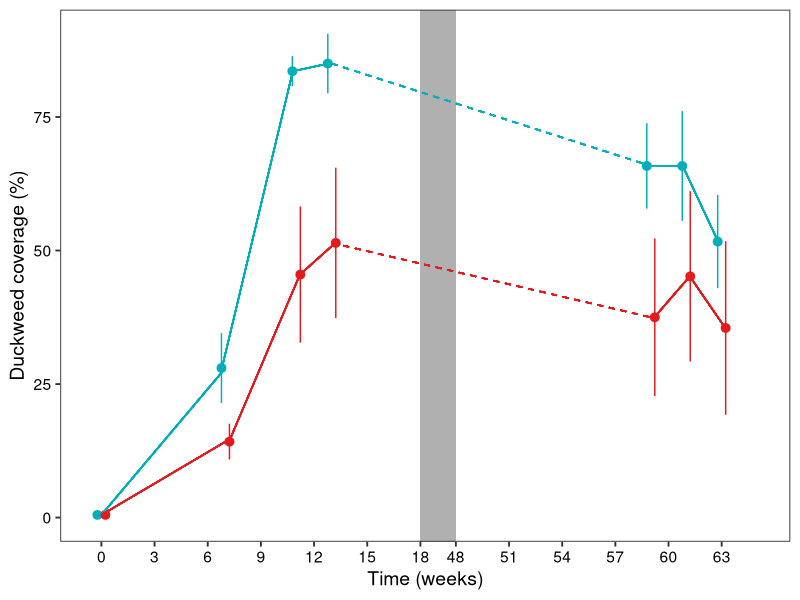

Write the R code that produced this figure.
## ---- chunk 1
library(dplyr)
library(ggplot2)
library(lme4)
library(car)
library(plotrix)
## ---- chunk 2
df <- read.table("duckweedcoverage.txt", sep = "\t", header = TRUE)

mdata.plot <- df %>%
  group_by(year, timepoint, treatment) %>%
  summarise(
    coverage_av = mean(surface_coverage),
    coverage_se = std.error(surface_coverage),
    .groups = 'drop'
  )

## ---- chunk 3
transform_x <- function(x) {
  ifelse(x < 18, x, 
         ifelse(x >= 18 & x <= 48, 18 + (x - 18) / 15, 
                18 + (48 - 18) / 15 + (x - 48) * 1))
}                          
## ---- chunk 4
# Precompute fixed values
control_start_coverage <- mdata.plot$coverage_av[mdata.plot$treatment == "Control" & mdata.plot$timepoint == 0]
control_end_coverage <- mdata.plot$coverage_av[mdata.plot$treatment == "Control" & mdata.plot$timepoint == 7]
herbivory_start_coverage <- mdata.plot$coverage_av[mdata.plot$treatment == "Herbivory" & mdata.plot$timepoint == 0]
herbivory_end_coverage <- mdata.plot$coverage_av[mdata.plot$treatment == "Herbivory" & mdata.plot$timepoint == 7]

px1 <- ggplot(mdata.plot, aes(x = transform_x(timepoint), y = coverage_av, color = treatment)) +
  theme_bw(base_size = 14) +
  geom_pointrange(aes(ymin = coverage_av - coverage_se, ymax = coverage_av + coverage_se), position = position_dodge(0.9)) +
  theme(axis.title.x = element_text(color = "black"),
        axis.text.x = element_text(color = "black"),
        axis.text.y = element_text(color = "black"),
        axis.title.y = element_text(color = "black"),
        panel.grid = element_blank(),
        legend.position = "none",
        plot.title = element_text(hjust = 0.5)) +
  scale_color_manual(name = "Legend", values = c("#00afbb", "#e41a1c"),
                     labels = c("Control", "Herbivory"),
                     breaks = c("Control", "Herbivory")) +
  scale_x_continuous(
    breaks = transform_x(c(0, 3, 6, 9, 12, 15, 18, 48, 51, 54, 57, 60, 63)),
    labels = c("0", "3", "6", "9", "12", "15", "18", "48", "51", "54", "57", "60", "63")
  ) +
  expand_limits(x = c(0, transform_x(65)), y = 0) +
  geom_rect(aes(xmin = transform_x(18), xmax = transform_x(48), ymin = -Inf, ymax = Inf),
            fill = "#B0B0B0", color = "transparent", inherit.aes = FALSE) +
  geom_segment(aes(x = transform_x(0), xend = transform_x(7),
                   y = control_start_coverage,
                   yend = control_end_coverage),
               color = "#00afbb") +
  geom_segment(aes(x = transform_x(0), xend = transform_x(7),
                   y = herbivory_start_coverage,
                   yend = herbivory_end_coverage),
               color = "#e41a1c") +
  geom_segment(data = mdata.plot,
               aes(x = transform_x(7) - 0.2, xend = transform_x(11) - 0.2,
                   y = coverage_av[treatment == "Control" & timepoint == 7],
                   yend = coverage_av[treatment == "Control" & timepoint == 11]),
               color = "#00afbb") +
  geom_segment(data = mdata.plot,
               aes(x = transform_x(11) - 0.2, xend = transform_x(13) - 0.2,
                   y = coverage_av[treatment == "Control" & timepoint == 11],
                   yend = coverage_av[treatment == "Control" & timepoint == 13]),
               color = "#00afbb") +
  geom_segment(data = mdata.plot,
               aes(x = transform_x(7) + 0.2, xend = transform_x(11) + 0.2,
                   y = coverage_av[treatment == "Herbivory" & timepoint == 7],
                   yend = coverage_av[treatment == "Herbivory" & timepoint == 11]),
               color = "#e41a1c") +
  geom_segment(data = mdata.plot,
               aes(x = transform_x(11) + 0.2, xend = transform_x(13) + 0.2,
                   y = coverage_av[treatment == "Herbivory" & timepoint == 11],
                   yend = coverage_av[treatment == "Herbivory" & timepoint == 13]),
               color = "#e41a1c") +
  geom_segment(aes(x = transform_x(13), xend = transform_x(59),
                   y = coverage_av[mdata.plot$treatment == "Control" & mdata.plot$timepoint == 13],
                   yend = coverage_av[mdata.plot$treatment == "Control" & mdata.plot$timepoint == 59]),
               color = "#00afbb", linetype = "dashed") +
  geom_segment(aes(x = transform_x(13), xend = transform_x(59),
                   y = coverage_av[mdata.plot$treatment == "Herbivory" & mdata.plot$timepoint == 13],
                   yend = coverage_av[mdata.plot$treatment == "Herbivory" & mdata.plot$timepoint == 59]),
               color = "#e41a1c", linetype = "dashed") +
  geom_segment(data = mdata.plot,
               aes(x = transform_x(59) - 0.2, xend = transform_x(61) - 0.2,
                   y = coverage_av[treatment == "Control" & timepoint == 59],
                   yend = coverage_av[treatment == "Control" & timepoint == 61]),
               color = "#00afbb") +
  geom_segment(data = mdata.plot,
               aes(x = transform_x(61) - 0.2, xend = transform_x(63) - 0.2,
                   y = coverage_av[treatment == "Control" & timepoint == 61],
                   yend = coverage_av[treatment == "Control" & timepoint == 63]),
               color = "#00afbb") +
  geom_segment(data = mdata.plot,
               aes(x = transform_x(59) + 0.2, xend = transform_x(61) + 0.2,
                   y = coverage_av[treatment == "Herbivory" & timepoint == 59],
                   yend = coverage_av[treatment == "Herbivory" & timepoint == 61]),
               color = "#e41a1c") +
  geom_segment(data = mdata.plot,
               aes(x = transform_x(61) + 0.2, xend = transform_x(63) + 0.2,
                   y = coverage_av[treatment == "Herbivory" & timepoint == 61],
                   yend = coverage_av[treatment == "Herbivory" & timepoint == 63]),
               color = "#e41a1c") +
  labs(x = "Time (weeks)", y = "Duckweed coverage (%)")

px1
## ---- chunk 5
df1 <- df %>%
  filter(timepoint %in% c(7, 11, 13))

model <- lmer(surface_coverage ~ treatment + (timepoint|pond), data = df1)
Anova(model, test = "F")
## ---- chunk 6
df2 <- df %>%
  filter(timepoint %in% c(59, 61, 63))

model <- lmer(surface_coverage ~ treatment + (timepoint|pond), data = df2)
Anova(model, test = "F")
